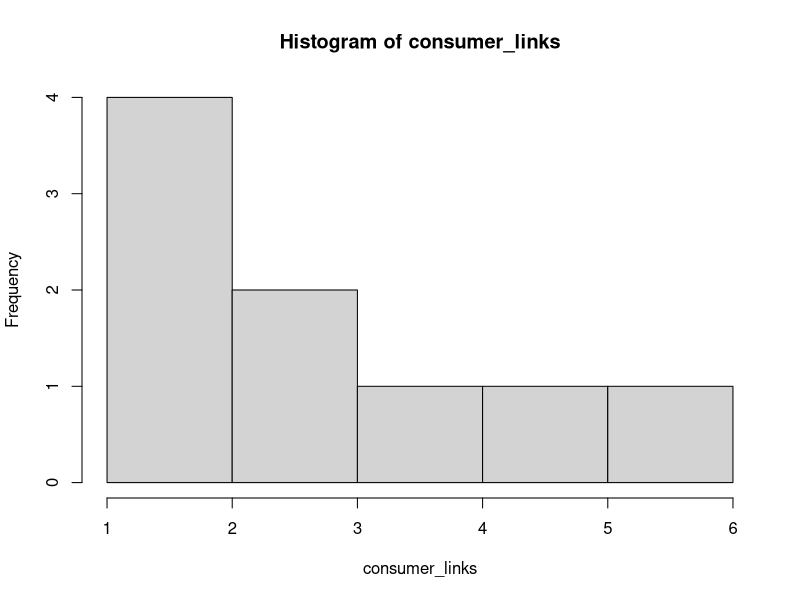
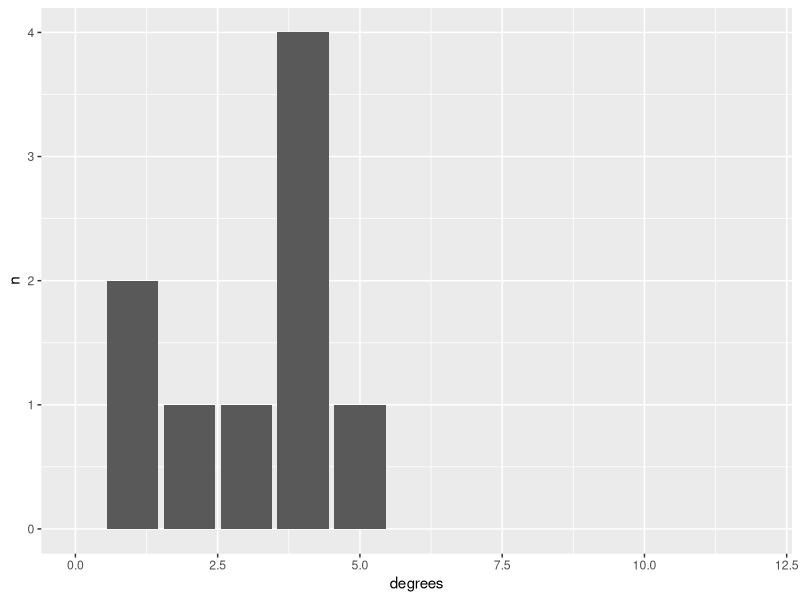
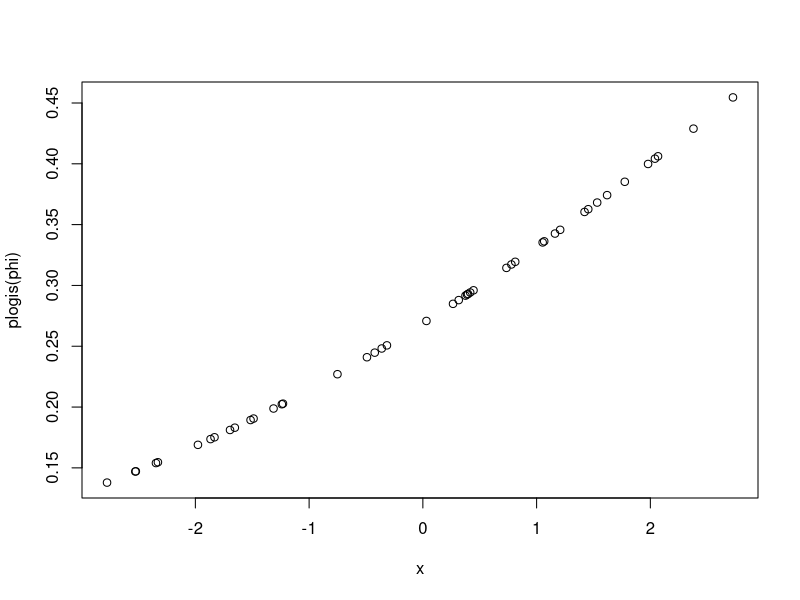
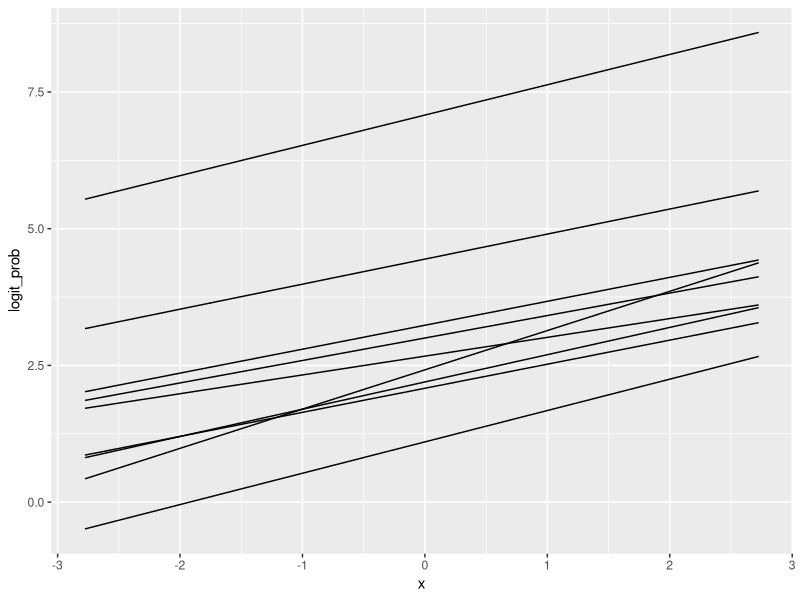
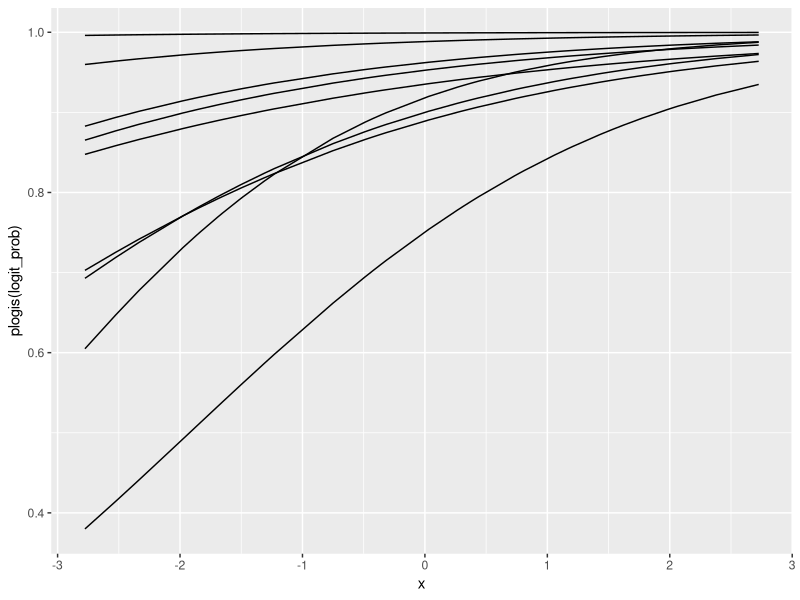
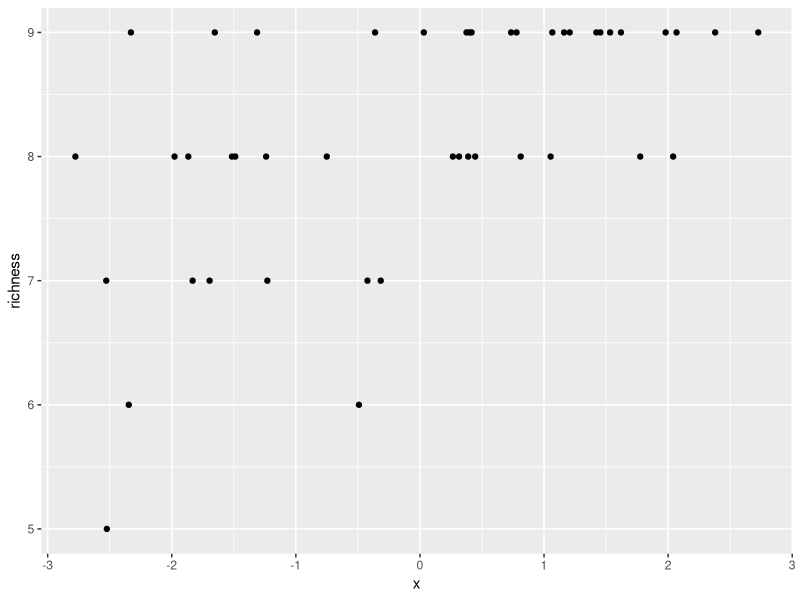

Here is the R script that generated these plots, in order:
## ---- chunk 1
knitr::opts_chunk$set(echo = TRUE)
## ---- chunk 2
library(tidyverse)
## ---- chunk 3
n_basal <- 3
S <- 12

mean_p <- (n_basal - 1)/(S - 1)

consumer_probs <- rbeta(n = S - n_basal, mean_p * 3, (1 - mean_p) * 3)

consumer_links <- rbinom(S - n_basal, S - 1, prob = consumer_probs) + 1

hist(consumer_links)
## ---- chunk 4
consumer_probs_logit <- plogis(qlogis(mean_p) + rnorm(S - n_basal, mean = 0, sd = .2))

degrees <- rbinom(S - n_basal, S - 1, prob = consumer_probs_logit) + 1

tibble(degrees) |> 
  count(degrees) |> 
  ggplot(aes(x = degrees, y = n)) + 
  geom_bar(stat = "identity") + 
  coord_cartesian(xlim = c(0, S))
## ---- chunk 5
nsites <- 45
x <- runif(nsites, min = -3, max = 3)

bar_phi <- -1
beta_phi <- .3

phi <- bar_phi + beta_phi * x

plot(x, plogis(phi))
## ---- chunk 6
corr_mat <- matrix(c(1, .5, .5, 1), nrow = 2)
sds <- c(.4, 1)

sig <- diag(sds) %*% corr_mat %*% diag(sds)

consumer_a_b <- MASS::mvrnorm(S - n_basal, mu = c(1.5, -3), Sigma = sig)
## ---- chunk 7
fake_data <- expand_grid(site = 1:nsites, sp = 1:(S - n_basal)) |> 
  mutate(
    x = x[site],
    logit_prob = consumer_a_b[sp, 1] * (phi[site] - consumer_a_b[sp, 2]))

fake_data |> 
  ggplot(aes(x = x, y = logit_prob, group = sp)) + 
  geom_line()



fake_data |> 
  ggplot(aes(x = x, y = plogis(logit_prob), group = sp)) + 
  geom_line()

## ---- chunk 8
fake_data_obs <- fake_data |> 
  mutate(prb = plogis(logit_prob),
         presabs = rbinom(nrow(fake_data), size = 1, prob = prb))

fake_data_obs |> 
  group_by(site, x) |> 
  summarize(richness = sum(presabs)) |> 
  ggplot(aes(x = x, y = richness)) + geom_point()
